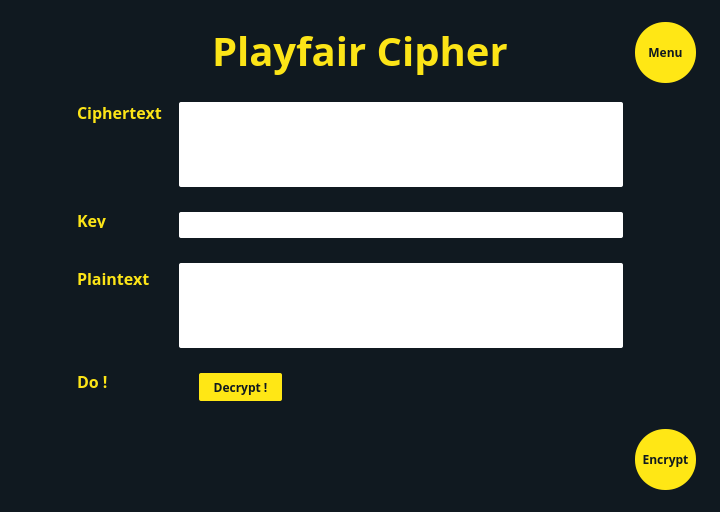
<?xml version="1.0" encoding="UTF-8"?>
<ui version="4.0">
 <class>Dialog</class>
 <widget class="QDialog" name="Dialog">
  <property name="geometry">
   <rect>
    <x>0</x>
    <y>0</y>
    <width>720</width>
    <height>512</height>
   </rect>
  </property>
  <property name="windowTitle">
   <string>Dialog</string>
  </property>
  <widget class="QWidget" name="widget" native="true">
   <property name="geometry">
    <rect>
     <x>0</x>
     <y>0</y>
     <width>720</width>
     <height>512</height>
    </rect>
   </property>
   <property name="styleSheet">
    <string notr="true">QWidget#widget{
background: #101920;}</string>
   </property>
   <widget class="QLabel" name="label">
    <property name="geometry">
     <rect>
      <x>212</x>
      <y>15</y>
      <width>301</width>
      <height>71</height>
     </rect>
    </property>
    <property name="styleSheet">
     <string notr="true">font-family: Open Sans;
font-style: normal;
font-weight: bold;
font-size: 40px;
color: #FCE417;</string>
    </property>
    <property name="text">
     <string>Playfair Cipher</string>
    </property>
   </widget>
   <widget class="QLabel" name="label_3">
    <property name="geometry">
     <rect>
      <x>77</x>
      <y>102</y>
      <width>91</width>
      <height>21</height>
     </rect>
    </property>
    <property name="styleSheet">
     <string notr="true">font-family: Open Sans;
font-style: normal;
font-weight: bold;
font-size: 16px;
/* identical to box height */


color: #FCE417;
</string>
    </property>
    <property name="text">
     <string>Ciphertext</string>
    </property>
   </widget>
   <widget class="QLabel" name="label_4">
    <property name="geometry">
     <rect>
      <x>77</x>
      <y>212</y>
      <width>31</width>
      <height>16</height>
     </rect>
    </property>
    <property name="styleSheet">
     <string notr="true">font-family: Open Sans;
font-style: normal;
font-weight: bold;
font-size: 16px;
/* identical to box height */


color: #FCE417;
</string>
    </property>
    <property name="text">
     <string>Key</string>
    </property>
   </widget>
   <widget class="QLabel" name="label_5">
    <property name="geometry">
     <rect>
      <x>77</x>
      <y>263</y>
      <width>91</width>
      <height>31</height>
     </rect>
    </property>
    <property name="styleSheet">
     <string notr="true">font-family: Open Sans;
font-style: normal;
font-weight: bold;
font-size: 16px;
/* identical to box height */


color: #FCE417;
</string>
    </property>
    <property name="text">
     <string>Plaintext</string>
    </property>
   </widget>
   <widget class="QLabel" name="label_6">
    <property name="geometry">
     <rect>
      <x>77</x>
      <y>373</y>
      <width>31</width>
      <height>16</height>
     </rect>
    </property>
    <property name="styleSheet">
     <string notr="true">font-family: Open Sans;
font-style: normal;
font-weight: bold;
font-size: 16px;
/* identical to box height */


color: #FCE417;
</string>
    </property>
    <property name="text">
     <string>Do !</string>
    </property>
   </widget>
   <widget class="QPushButton" name="menu">
    <property name="geometry">
     <rect>
      <x>635</x>
      <y>22</y>
      <width>61</width>
      <height>61</height>
     </rect>
    </property>
    <property name="styleSheet">
     <string notr="true">background: #FFE715;
border-radius: 30;
font-family: Open Sans;
font-style: normal;
font-weight: 600;
font-size: 12px;
line-height: 33px;

color: #101920;
</string>
    </property>
    <property name="text">
     <string>Menu</string>
    </property>
   </widget>
   <widget class="QPushButton" name="decrypt">
    <property name="geometry">
     <rect>
      <x>199</x>
      <y>373</y>
      <width>83</width>
      <height>28</height>
     </rect>
    </property>
    <property name="styleSheet">
     <string notr="true">background: #FFE715;
border-radius: 2px;
font-family: Open Sans;
font-style: normal;
font-weight: 600;
font-size: 12px;
color: #101920;</string>
    </property>
    <property name="text">
     <string>Decrypt !</string>
    </property>
   </widget>
   <widget class="QTextEdit" name="chipertext">
    <property name="geometry">
     <rect>
      <x>190</x>
      <y>102</y>
      <width>425</width>
      <height>85</height>
     </rect>
    </property>
    <property name="autoFillBackground">
     <bool>false</bool>
    </property>
    <property name="styleSheet">
     <string notr="true">QWidget#chipertext{
font-family: Open Sans;
font-style: normal;
font-weight: 600;
font-size: 12px;
color: #000000;
}</string>
    </property>
    <property name="frameShape">
     <enum>QFrame::NoFrame</enum>
    </property>
    <property name="lineWidth">
     <number>0</number>
    </property>
    <property name="readOnly">
     <bool>false</bool>
    </property>
    <property name="html">
     <string>&lt;!DOCTYPE HTML PUBLIC &quot;-//W3C//DTD HTML 4.0//EN&quot; &quot;http://www.w3.org/TR/REC-html40/strict.dtd&quot;&gt;
&lt;html&gt;&lt;head&gt;&lt;meta name=&quot;qrichtext&quot; content=&quot;1&quot; /&gt;&lt;style type=&quot;text/css&quot;&gt;
p, li { white-space: pre-wrap; }
&lt;/style&gt;&lt;/head&gt;&lt;body style=&quot; font-family:'Open Sans'; font-size:12px; font-weight:600; font-style:normal;&quot;&gt;
&lt;p style=&quot;-qt-paragraph-type:empty; margin-top:0px; margin-bottom:0px; margin-left:0px; margin-right:0px; -qt-block-indent:0; text-indent:0px; font-family:'MS Shell Dlg 2'; font-size:8.25pt; font-weight:400;&quot;&gt;&lt;br /&gt;&lt;/p&gt;&lt;/body&gt;&lt;/html&gt;</string>
    </property>
   </widget>
   <widget class="QLabel" name="label_2">
    <property name="geometry">
     <rect>
      <x>179</x>
      <y>102</y>
      <width>444</width>
      <height>85</height>
     </rect>
    </property>
    <property name="styleSheet">
     <string notr="true">background: #ffffff;
border-radius: 2px;</string>
    </property>
    <property name="text">
     <string/>
    </property>
   </widget>
   <widget class="QPushButton" name="encrypt">
    <property name="geometry">
     <rect>
      <x>635</x>
      <y>429</y>
      <width>61</width>
      <height>61</height>
     </rect>
    </property>
    <property name="styleSheet">
     <string notr="true">background: #FFE715;
border-radius: 30;
font-family: Open Sans;
font-style: normal;
font-weight: 600;
font-size: 12px;
line-height: 33px;

color: #101920;
</string>
    </property>
    <property name="text">
     <string>Encrypt</string>
    </property>
   </widget>
   <widget class="QLabel" name="label_8">
    <property name="geometry">
     <rect>
      <x>179</x>
      <y>263</y>
      <width>444</width>
      <height>85</height>
     </rect>
    </property>
    <property name="styleSheet">
     <string notr="true">background: #ffffff;
border-radius: 2px;</string>
    </property>
    <property name="text">
     <string/>
    </property>
   </widget>
   <widget class="QLabel" name="label_9">
    <property name="geometry">
     <rect>
      <x>179</x>
      <y>212</y>
      <width>444</width>
      <height>26</height>
     </rect>
    </property>
    <property name="styleSheet">
     <string notr="true">background: #ffffff;
border-radius: 2px;</string>
    </property>
    <property name="text">
     <string/>
    </property>
   </widget>
   <widget class="QTextEdit" name="plaintext">
    <property name="geometry">
     <rect>
      <x>190</x>
      <y>263</y>
      <width>425</width>
      <height>85</height>
     </rect>
    </property>
    <property name="autoFillBackground">
     <bool>false</bool>
    </property>
    <property name="styleSheet">
     <string notr="true">QWidget#plaintext{
font-family: Open Sans;
font-style: normal;
font-weight: 600;
font-size: 12px;
color: #000000;
}</string>
    </property>
    <property name="frameShape">
     <enum>QFrame::NoFrame</enum>
    </property>
    <property name="lineWidth">
     <number>0</number>
    </property>
    <property name="readOnly">
     <bool>true</bool>
    </property>
    <property name="html">
     <string>&lt;!DOCTYPE HTML PUBLIC &quot;-//W3C//DTD HTML 4.0//EN&quot; &quot;http://www.w3.org/TR/REC-html40/strict.dtd&quot;&gt;
&lt;html&gt;&lt;head&gt;&lt;meta name=&quot;qrichtext&quot; content=&quot;1&quot; /&gt;&lt;style type=&quot;text/css&quot;&gt;
p, li { white-space: pre-wrap; }
&lt;/style&gt;&lt;/head&gt;&lt;body style=&quot; font-family:'Open Sans'; font-size:12px; font-weight:600; font-style:normal;&quot;&gt;
&lt;p style=&quot;-qt-paragraph-type:empty; margin-top:0px; margin-bottom:0px; margin-left:0px; margin-right:0px; -qt-block-indent:0; text-indent:0px; font-size:8.25pt;&quot;&gt;&lt;br /&gt;&lt;/p&gt;&lt;/body&gt;&lt;/html&gt;</string>
    </property>
   </widget>
   <widget class="QTextEdit" name="key">
    <property name="geometry">
     <rect>
      <x>190</x>
      <y>212</y>
      <width>425</width>
      <height>26</height>
     </rect>
    </property>
    <property name="autoFillBackground">
     <bool>false</bool>
    </property>
    <property name="styleSheet">
     <string notr="true">QWidget#key{
font-family: Open Sans;
font-style: normal;
font-weight: 600;
font-size: 12px;
color: #000000;
}</string>
    </property>
    <property name="frameShape">
     <enum>QFrame::NoFrame</enum>
    </property>
    <property name="lineWidth">
     <number>0</number>
    </property>
    <property name="readOnly">
     <bool>false</bool>
    </property>
    <property name="html">
     <string>&lt;!DOCTYPE HTML PUBLIC &quot;-//W3C//DTD HTML 4.0//EN&quot; &quot;http://www.w3.org/TR/REC-html40/strict.dtd&quot;&gt;
&lt;html&gt;&lt;head&gt;&lt;meta name=&quot;qrichtext&quot; content=&quot;1&quot; /&gt;&lt;style type=&quot;text/css&quot;&gt;
p, li { white-space: pre-wrap; }
&lt;/style&gt;&lt;/head&gt;&lt;body style=&quot; font-family:'Open Sans'; font-size:12px; font-weight:600; font-style:normal;&quot;&gt;
&lt;p style=&quot;-qt-paragraph-type:empty; margin-top:0px; margin-bottom:0px; margin-left:0px; margin-right:0px; -qt-block-indent:0; text-indent:0px; font-family:'MS Shell Dlg 2'; font-size:8.25pt; font-weight:400;&quot;&gt;&lt;br /&gt;&lt;/p&gt;&lt;/body&gt;&lt;/html&gt;</string>
    </property>
   </widget>
   <zorder>label</zorder>
   <zorder>label_3</zorder>
   <zorder>label_4</zorder>
   <zorder>label_5</zorder>
   <zorder>label_6</zorder>
   <zorder>menu</zorder>
   <zorder>decrypt</zorder>
   <zorder>label_2</zorder>
   <zorder>chipertext</zorder>
   <zorder>encrypt</zorder>
   <zorder>label_8</zorder>
   <zorder>label_9</zorder>
   <zorder>plaintext</zorder>
   <zorder>key</zorder>
  </widget>
 </widget>
 <resources/>
 <connections/>
</ui>
